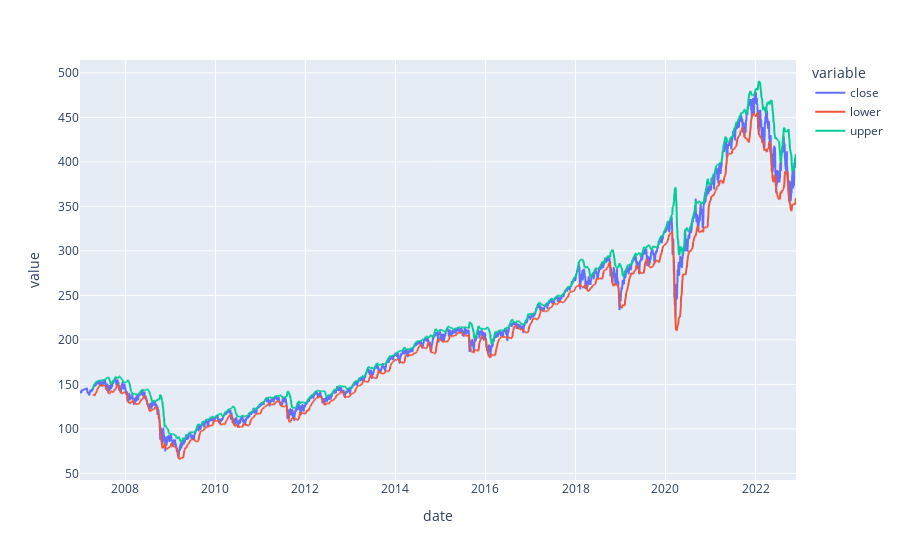

Notebook code cell kept with this figure:
### Code cell
px.line(df)

### Figure 1 — Plotly figure (JSON) as saved in the notebook; plotly's stock layout.template omitted (floating-point values rounded to 4 significant figures; data arrays with more than 128 entries replaced by an {"elided": "..."} marker saying what was removed)
{"data": [{"hovertemplate": "variable=close<br>date=%{x}<br>value=%{y}<extra></extra>", "legendgroup": "close", "line": {"color": "#636efa", "dash": "solid"}, "marker": {"symbol": "circle"}, "mode": "lines", "name": "close", "showlegend": true, "type": "scattergl", "x": {"elided": "3978 str values"}, "xaxis": "x", "y": {"elided": "3978 float values"}, "yaxis": "y"}, {"hovertemplate": "variable=lower<br>date=%{x}<br>value=%{y}<extra></extra>", "legendgroup": "lower", "line": {"color": "#EF553B", "dash": "solid"}, "marker": {"symbol": "circle"}, "mode": "lines", "name": "lower", "showlegend": true, "type": "scattergl", "x": {"elided": "3978 str values"}, "xaxis": "x", "y": {"elided": "3978 float values"}, "yaxis": "y"}, {"hovertemplate": "variable=upper<br>date=%{x}<br>value=%{y}<extra></extra>", "legendgroup": "upper", "line": {"color": "#00cc96", "dash": "solid"}, "marker": {"symbol": "circle"}, "mode": "lines", "name": "upper", "showlegend": true, "type": "scattergl", "x": {"elided": "3978 str values"}, "xaxis": "x", "y": {"elided": "3978 float values"}, "yaxis": "y"}], "layout": {"legend": {"title": {"text": "variable"}, "tracegroupgap": 0}, "margin": {"t": 60}, "xaxis": {"anchor": "y", "domain": [0, 1], "title": {"text": "date"}}, "yaxis": {"anchor": "x", "domain": [0, 1], "title": {"text": "value"}}}}
